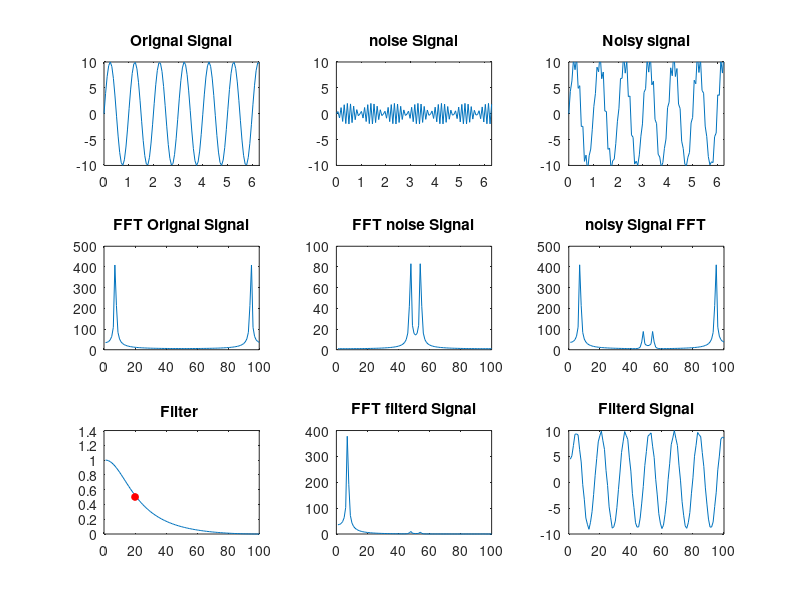

Write the MATLAB code that produced this figure.
%2. 1st order digital low pass filter using bi linear transform
%
% Filter
%
clear;clc;close all;
%%
% initial values and signals
n=100;
A=10;
 
t = linspace(0,2*pi,n);
s = A*sin(2*pi*1*t);
 
nois = 0.2*A*sin(2*pi*1000*t);
% nois = 0.2*A*rand(1,n);
% nois = wgn(1,n,1);
sn = s + nois;
 
snfft = (fft(sn));
 
%% Filter design and implementation
w = linspace(0,1*pi,n);
fc = 20;
 
wc = pi*fc/n;
 
Ac = 3;    % Gcsq = 1.5
Gc = 10^(-Ac/20);
Gcsq = Gc.^2;
alph = tan(wc/2).*sqrt(Gcsq)./sqrt(1-Gcsq);
 
b0 = alph/(1+alph);
b1 = b0;
a1 = -(1-alph)/(1+alph);
z = exp(1i*w);
Hw = (b0 + b1*(z).^(-1))./(1+a1*(z).^(-1));
 
filtrd = snfft.*abs(Hw).^2;
 
%% Plot data
 
figure;
subplot(331);
plot(t,s);title('Orignal Signal');axis([0 t(end) -A A]);
subplot(332);
plot(t,nois);title('noise Signal');axis([0 t(end) -A A]);
subplot(333);
plot(t,sn);title('Noisy signal');axis([0 t(end) -A A]);
subplot(334);
plot((abs((fft(s)))));title('FFT Orignal Signal');
subplot(335);
plot((abs((fft(nois)))));title('FFT noise Signal');
subplot(336);
plot((abs((snfft))));title('noisy Signal FFT');
subplot(337);
plot(abs(Hw).^2);title('Filter ');
Hwc = interp1(w,Hw,wc);
hold on; plot(fc,abs(Hwc).^2,'ro','markerfacecolor','r','markersize',5);
subplot(338);
plot(abs(filtrd));title('FFT filterd Signal');
subplot(339);
filtrd_rec = ifft(((filtrd)));
m = max(abs(s));
recA = max(real(filtrd_rec));
plot(m*real(filtrd_rec)./recA);title('Filterd Signal');
